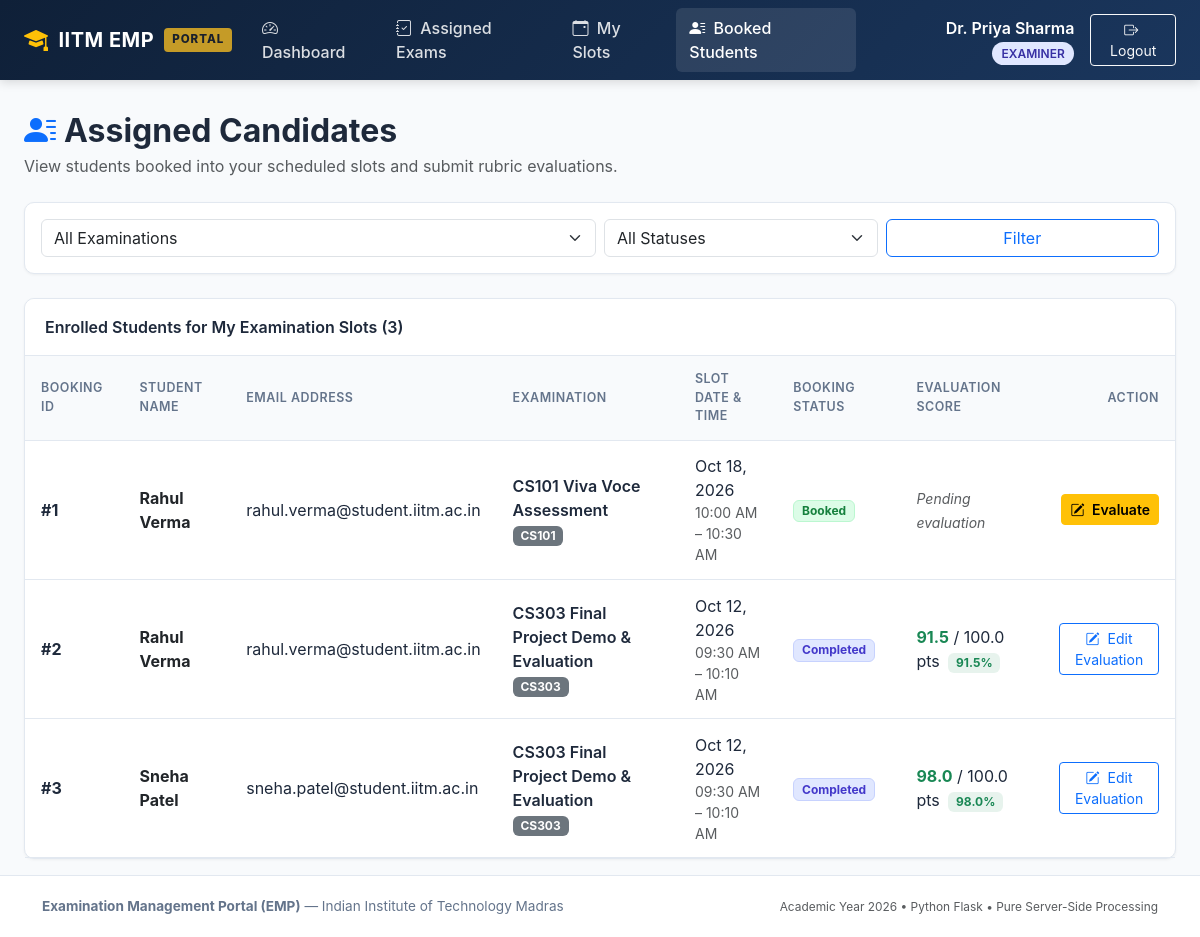
The app's page /examiner/students (signed in) with its own data.
### models/user.py (models this page shows, shortened)
class User(UserMixin, db.Model):
    __tablename__ = 'users'
    id = db.Column(db.Integer, primary_key=True, autoincrement=True)
    name = db.Column(db.String(150), nullable=False)
    email = db.Column(db.String(150), unique=True, nullable=False, index=True)
    password_hash = db.Column(db.String(256), nullable=False)
    role = db.Column(db.String(20), nullable=False)
    status = db.Column(db.String(20), nullable=False, default='active')
    created_at = db.Column(db.DateTime, default=datetime.now, nullable=False)
    examiner_profile = db.relationship('ExaminerProfile', back_populates='user', uselist=False, cascade='all, delete-orphan')
    slots = db.relationship('ExaminationSlot', back_populates='examiner', foreign_keys='ExaminationSlot.examiner_id', cascade='all, delete-orphan')
    bookings = db.relationship('Booking', back_populates='student', foreign_keys='Booking.student_id', cascade='all, delete-orphan')

### models/booking.py (models this page shows, shortened)
class Booking(db.Model):
    __tablename__ = 'bookings'
    booking_id = db.Column(db.Integer, primary_key=True, autoincrement=True)
    student_id = db.Column(db.Integer, db.ForeignKey('users.id', ondelete='CASCADE'), nullable=False)
    slot_id = db.Column(db.Integer, db.ForeignKey('examination_slots.slot_id', ondelete='CASCADE'), nullable=False)
    booking_date = db.Column(db.DateTime, default=datetime.now, nullable=False)
    status = db.Column(db.String(30), nullable=False, default='Booked')
    student = db.relationship('User', back_populates='bookings', foreign_keys=[student_id])
    slot = db.relationship('ExaminationSlot', back_populates='bookings')
    evaluations = db.relationship('Evaluation', back_populates='booking', cascade='all, delete-orphan')
    @property
    def is_evaluated(self):
        return len(self.evaluations) > 0
    @property
    def total_marks_obtained(self):
        return sum(e.marks for e in self.evaluations)
    @property
    def maximum_possible_marks(self):
        if self.slot and self.slot.examination:
            return self.slot.examination.maximum_marks
        return 0.0
    @property
    def percentage(self):
        max_m = self.maximum_possible_marks
        if max_m and max_m > 0:
            return round((self.total_marks_obtained / max_m) * 100, 2)
        return 0.0

### models/examination.py (models this page shows, shortened)
class Examination(db.Model):
    __tablename__ = 'examinations'
    exam_id = db.Column(db.Integer, primary_key=True, autoincrement=True)
    course_id = db.Column(db.Integer, db.ForeignKey('courses.course_id', ondelete='CASCADE'), nullable=False)
    examination_name = db.Column(db.String(200), nullable=False)
    examination_type = db.Column(db.String(50), nullable=False)
    duration = db.Column(db.Integer, nullable=False, default=30)
    maximum_marks = db.Column(db.Float, nullable=False, default=100.0)
    slot_creation_start = db.Column(db.DateTime, nullable=False)
    slot_creation_end = db.Column(db.DateTime, nullable=False)
    slot_booking_start = db.Column(db.DateTime, nullable=False)
    slot_booking_end = db.Column(db.DateTime, nullable=False)
    status = db.Column(db.String(30), nullable=False, default='Draft')
    course = db.relationship('Course', back_populates='examinations')
    rubrics = db.relationship('Rubric', back_populates='examination', cascade='all, delete-orphan')
    slots = db.relationship('ExaminationSlot', back_populates='examination', cascade='all, delete-orphan')

### models/course.py (models this page shows, shortened)
class Course(db.Model):
    __tablename__ = 'courses'
    course_id = db.Column(db.Integer, primary_key=True, autoincrement=True)
    course_code = db.Column(db.String(50), unique=True, nullable=False, index=True)
    course_name = db.Column(db.String(200), nullable=False)
    description = db.Column(db.Text, nullable=True)
    status = db.Column(db.String(20), nullable=False, default='active')
    examinations = db.relationship('Examination', back_populates='course', cascade='all, delete-orphan')

### models/slot.py (models this page shows, shortened)
class ExaminationSlot(db.Model):
    __tablename__ = 'examination_slots'
    slot_id = db.Column(db.Integer, primary_key=True, autoincrement=True)
    examination_id = db.Column(db.Integer, db.ForeignKey('examinations.exam_id', ondelete='CASCADE'), nullable=False)
    examiner_id = db.Column(db.Integer, db.ForeignKey('users.id', ondelete='CASCADE'), nullable=False)
    date = db.Column(db.Date, nullable=False)
    start_time = db.Column(db.Time, nullable=False)
    end_time = db.Column(db.Time, nullable=False)
    maximum_student_capacity = db.Column(db.Integer, nullable=False, default=1)
    available_seats = db.Column(db.Integer, nullable=False, default=1)
    status = db.Column(db.String(30), nullable=False, default='Available')
    examination = db.relationship('Examination', back_populates='slots')
    examiner = db.relationship('User', back_populates='slots', foreign_keys=[examiner_id])
    bookings = db.relationship('Booking', back_populates='slot', cascade='all, delete-orphan')

### models/evaluation.py (models this page shows, shortened)
class Evaluation(db.Model):
    __tablename__ = 'evaluations'
    evaluation_id = db.Column(db.Integer, primary_key=True, autoincrement=True)
    booking_id = db.Column(db.Integer, db.ForeignKey('bookings.booking_id', ondelete='CASCADE'), nullable=False)
    rubric_id = db.Column(db.Integer, db.ForeignKey('rubrics.rubric_id', ondelete='CASCADE'), nullable=False)
    marks = db.Column(db.Float, nullable=False, default=0.0)
    remarks = db.Column(db.Text, nullable=True)
    evaluated_at = db.Column(db.DateTime, default=datetime.now, nullable=False)
    booking = db.relationship('Booking', back_populates='evaluations')
    rubric = db.relationship('Rubric', back_populates='evaluations')

### routes/examiner.py (the view)
@examiner_bp.route('/students')
def students():
    my_slots = ExaminationSlot.query.filter_by(examiner_id=current_user.id).all()
    slot_ids = [s.slot_id for s in my_slots]
    exam_filter = request.args.get('exam_id')
    status_filter = request.args.get('status', '').strip()
    bookings = []
    if slot_ids:
        query = Booking.query.filter(Booking.slot_id.in_(slot_ids))
        if exam_filter:
            query = query.filter(Booking.slot.has(ExaminationSlot.examination_id == exam_filter))
        if status_filter:
            query = query.filter_by(status=status_filter)
        bookings = query.order_by(Booking.booking_date.desc()).all()
    examinations = Examination.query.filter(Examination.status != 'Draft').all()
    return render_template(
        'examiner/students.html',
        bookings=bookings,
        examinations=examinations,
        selected_exam_id=exam_filter,
        status_filter=status_filter
    )

### templates/examiner/students.html (shortened to what this page needs)
{% extends 'base.html' %}
{% block content %}
<div class="d-flex flex-column flex-md-row justify-content-between align-items-md-center mb-4 gap-2">
  <div>
    <h2 class="fw-bold mb-1"><i class="bi bi-person-lines-fill text-primary me-2"></i>Assigned Candidates</h2>
    <p class="text-muted mb-0">View students booked into your scheduled slots and submit rubric evaluations.</p>
  </div>
</div>
<div class="emp-card mb-4 p-3">
  <form method="GET" action="{{ url_for('examiner.students') }}" class="row g-2 align-items-center">
    <div class="col-md-6">
      <select name="exam_id" class="form-select">
        <option value="">All Examinations</option>
      </select>
    </div>
    <div class="col-md-3">
      <select name="status" class="form-select">
        <option value="">All Statuses</option>
      </select>
    </div>
    <div class="col-md-3 d-flex gap-2">
      <button type="submit" class="btn btn-outline-primary w-100">Filter</button>
    </div>
  </form>
</div>
<div class="emp-card">
  <div class="emp-card-header d-flex justify-content-between align-items-center">
    <span>Enrolled Students for My Examination Slots ({{ bookings|length }})</span>
  </div>
  <div class="table-responsive">
    <table class="emp-table">
      <thead>
        <tr>
          <th>Booking ID</th>
          <th>Student Name</th>
          <th>Email Address</th>
          <th>Examination</th>
          <th>Slot Date & Time</th>
          <th>Booking Status</th>
          <th>Evaluation Score</th>
          <th class="text-end">Action</th>
        </tr>
      </thead>
      <tbody>
        {% for b in bookings %}
        <tr>
          <td class="fw-bold">#{{ b.booking_id }}</td>
          <td class="fw-bold text-dark">{{ b.student.name }}</td>
          <td>{{ b.student.email }}</td>
          <td>
            <div class="fw-semibold">{{ b.slot.examination.examination_name }}</div>
            <span class="badge bg-secondary small">{{ b.slot.examination.course.course_code }}</span>
          </td>
          <td>
            <div>{{ b.slot.date | date_format }}</div>
            <div class="text-muted small">{{ b.slot.start_time | time_format }} &ndash; {{ b.slot.end_time | time_format }}</div>
          </td>
          <td>
            {% if b.status == 'Booked' %}
              <span class="badge badge-status-available">Booked</span>
            {% elif b.status == 'Completed' %}
              <span class="badge badge-status-completed">Completed</span>
            {% else %}
              <span class="badge badge-status-cancelled">Cancelled</span>
            {% endif %}
          </td>
          <td>
            {% if b.is_evaluated %}
              <span class="fw-bold text-success">{{ b.total_marks_obtained }}</span> / {{ b.maximum_possible_marks }} pts
              <span class="badge bg-success bg-opacity-10 text-success ms-1">{{ b.percentage }}%</span>
            {% else %}
              <span class="text-muted small fst-italic">Pending evaluation</span>
            {% endif %}
          </td>
          <td class="text-end">
            {% if b.status != 'Cancelled' %}
              <a href="{{ url_for('examiner.evaluate_student', booking_id=b.booking_id) }}" class="btn btn-sm {% if b.is_evaluated %}btn-outline-primary{% else %}btn-warning fw-semibold{% endif %}">
                <i class="bi bi-pencil-square me-1"></i> {% if b.is_evaluated %}Edit Evaluation{% else %}Evaluate{% endif %}
              </a>
            {% else %}
              <span class="text-muted small">Cancelled</span>
            {% endif %}
          </td>
        </tr>
        {% endfor %}
      </tbody>
    </table>
  </div>
</div>
{% endblock %}

### templates/base.html (shortened to what this page needs)
<!DOCTYPE html>
<html lang="en">
<head>
  <link href="https://cdn.jsdelivr.net/npm/bootstrap@5.3.3/dist/css/bootstrap.min.css" rel="stylesheet">
  <link href="https://cdn.jsdelivr.net/npm/bootstrap-icons@1.11.3/font/bootstrap-icons.min.css" rel="stylesheet">
  <link rel="stylesheet" href="{{ url_for('static', filename='css/style.css') }}">
</head>
<body>
  <nav class="navbar navbar-expand-lg navbar-dark emp-navbar sticky-top">
    <div class="container-fluid px-lg-4">
      <a class="navbar-brand emp-brand" href="{{ url_for('index') }}">
        <i class="bi bi-mortarboard-fill text-warning fs-4"></i>
        <span>IITM EMP</span>
        <span class="emp-brand-badge">PORTAL</span>
      </a>
      <div class="collapse navbar-collapse" id="empNavbarNav">
        <ul class="navbar-nav me-auto mb-2 mb-lg-0">
          {% if current_user.is_authenticated %}
            {% if current_user.role == 'admin' %}
              <li class="nav-item">
                <a class="nav-link {% if request.endpoint == 'admin.dashboard' %}active{% endif %}" href="{{ url_for('admin.dashboard') }}">
                  <i class="bi bi-speedometer2 me-1"></i> Dashboard
                </a>
              </li>
              <li class="nav-item">
                <a class="nav-link {% if 'courses' in request.endpoint %}active{% endif %}" href="{{ url_for('admin.courses') }}">
                  <i class="bi bi-journal-bookmark me-1"></i> Courses
                </a>
              </li>
              <li class="nav-item">
                <a class="nav-link {% if 'examination' in request.endpoint %}active{% endif %}" href="{{ url_for('admin.examinations') }}">
                  <i class="bi bi-file-earmark-text me-1"></i> Examinations
                </a>
              </li>
              <li class="nav-item">
                <a class="nav-link {% if 'examiners' in request.endpoint %}active{% endif %}" href="{{ url_for('admin.examiners') }}">
                  <i class="bi bi-people me-1"></i> Examiners
                </a>
              </li>
              <li class="nav-item">
                <a class="nav-link {% if 'slots' in request.endpoint %}active{% endif %}" href="{{ url_for('admin.slots') }}">
                  <i class="bi bi-calendar3 me-1"></i> Slots
                </a>
              </li>
              <li class="nav-item">
                <a class="nav-link {% if 'bookings' in request.endpoint %}active{% endif %}" href="{{ url_for('admin.bookings') }}">
                  <i class="bi bi-ticket-perforated me-1"></i> Bookings
                </a>
              </li>
              <li class="nav-item">
                <a class="nav-link {% if request.endpoint == 'admin.search' %}active{% endif %}" href="{{ url_for('admin.search') }}">
                  <i class="bi bi-search me-1"></i> Global Search
                </a>
              </li>
            {% elif current_user.role == 'examiner' and current_user.status == 'active' %}
              <li class="nav-item">
                <a class="nav-link {% if request.endpoint == 'examiner.dashboard' %}active{% endif %}" href="{{ url_for('examiner.dashboard') }}">
                  <i class="bi bi-speedometer2 me-1"></i> Dashboard
                </a>
              </li>
              <li class="nav-item">
                <a class="nav-link {% if request.endpoint == 'examiner.assigned_examinations' %}active{% endif %}" href="{{ url_for('examiner.assigned_examinations') }}">
                  <i class="bi bi-journal-check me-1"></i> Assigned Exams
                </a>
              </li>
              <li class="nav-item">
                <a class="nav-link {% if request.endpoint == 'examiner.slots' %}active{% endif %}" href="{{ url_for('examiner.slots') }}">
                  <i class="bi bi-calendar-event me-1"></i> My Slots
                </a>
              </li>
              <li class="nav-item">
                <a class="nav-link {% if request.endpoint == 'examiner.students' %}active{% endif %}" href="{{ url_for('examiner.students') }}">
                  <i class="bi bi-person-lines-fill me-1"></i> Booked Students
                </a>
              </li>
            {% endif %}
          {% endif %}
        </ul>
        <div class="d-flex align-items-center gap-3">
          {% if current_user.is_authenticated %}
            <div class="text-white text-end d-none d-md-block">
              <span class="fw-semibold">{{ current_user.name }}</span>
              <span class="user-role-badge role-{{ current_user.role }} ms-1">{{ current_user.role }}</span>
            </div>
            <a href="{{ url_for('auth.logout') }}" class="btn btn-outline-light btn-sm">
              <i class="bi bi-box-arrow-right me-1"></i> Logout
            </a>
          {% endif %}
        </div>
      </div>
    </div>
  </nav>
  <main class="container-fluid px-lg-4 py-3">
    {% block content %}{% endblock %}
  </main>
  <footer class="emp-footer text-center mt-auto">
    <div class="container">
      <div class="d-flex flex-column flex-md-row justify-content-between align-items-center">
        <div>
          <strong>Examination Management Portal (EMP)</strong> &mdash; Indian Institute of Technology Madras
        </div>
        <div class="text-muted small mt-2 mt-md-0">
          Academic Year {{ current_year }} &bull; Python Flask &bull; Pure Server-Side Processing
        </div>
      </div>
    </div>
  </footer>
</body>
</html>

### records on screen
User: name "Dr. Priya Sharma", role "EXAMINER"
Booking: booking_id "1", student.name "Rahul Verma", student.email "rahul.verma@student.iitm.ac.in", slot.examination.examination_name "CS101 Viva Voce Assessment", slot.examination.course.course_code "CS101", slot "Oct 18, 2026", slot.start_time "10:00 AM", slot.end_time "10:30 AM", status "Booked", shows "Pending evaluation", shows "Evaluate"
Booking: booking_id "2", student.name "Rahul Verma", student.email "rahul.verma@student.iitm.ac.in", slot.examination.examination_name "CS303 Final Project Demo & Evaluation", slot.examination.course.course_code "CS303", slot "Oct 12, 2026", slot.start_time "09:30 AM", slot.end_time "10:10 AM", status "Completed", total_marks_obtained "91.5", maximum_possible_marks "100.0", percentage "91.5", shows "Edit Evaluation"
Booking: booking_id "3", student.name "Sneha Patel", student.email "sneha.patel@student.iitm.ac.in", slot.examination.examination_name "CS303 Final Project Demo & Evaluation", slot.examination.course.course_code "CS303", slot "Oct 12, 2026", slot.start_time "09:30 AM", slot.end_time "10:10 AM", status "Completed", total_marks_obtained "98.0", maximum_possible_marks "100.0", percentage "98.0", shows "Edit Evaluation"

### other values on screen
{{ bookings|length }} "3"
